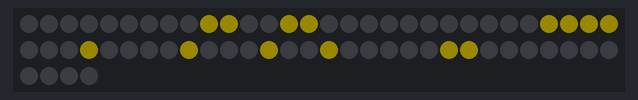
The program below on a simulated ESP32 board running MicroPython. Shown: 64 RGB LEDs in strip order, left to right, continuing on the next row. Dim RGB values are drawn brighter than linear; what the program prints to the serial console is not drawn.

Above: at 3.96 s.
At 8.17 s:
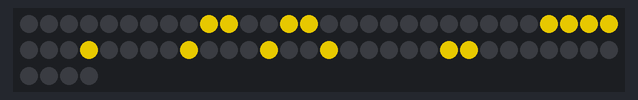
At 12.4 s:
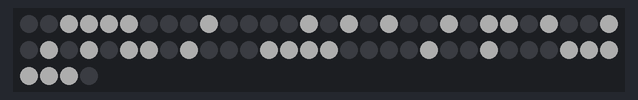
At 20.82 s:
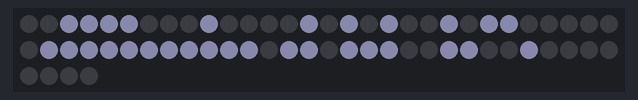
At 29.25 s:
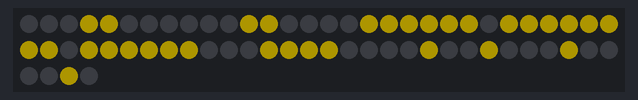
At 37.68 s:
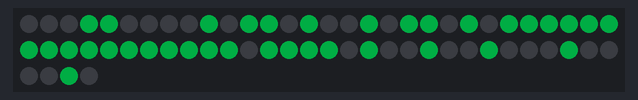

The program:

esp32_emoji.py
```python
# ESP32-C3 + Matrix WS2812B 8x8 - 20 Emoji Animations
# Sin BLE, cicla automaticamente

from machine import Pin
import neopixel
import time
import random
import math

LED_PIN = Pin(2)
NUM_LEDS = 64
MATRIX = 8
np = neopixel.NeoPixel(LED_PIN, NUM_LEDS)

def xy(x, y):
    return y * MATRIX + (MATRIX - 1 - x) if y % 2 else y * MATRIX + x

def clear():
    for i in range(NUM_LEDS):
        np[i] = (0, 0, 0)
    np.write()

def dim(c, f=0.3):
    return tuple(int(v * f) for v in c)

# ===== PIXEL ART (1=prendido, 0=apagado) =====

EMOJIS = {
    "😊 Smiley": {
        "pixels": [
            [0,0,0,0,0,0,0,0],
            [0,1,1,0,0,1,1,0],
            [0,0,0,0,0,0,0,0],
            [0,0,1,1,1,1,0,0],
            [0,1,0,0,0,0,1,0],
            [0,0,1,0,0,1,0,0],
            [0,0,0,1,1,0,0,0],
            [0,0,0,0,0,0,0,0],
        ],
        "color": (255, 220, 0),
    },
    "💀 Skull": {
        "pixels": [
            [0,0,1,1,1,1,0,0],
            [0,1,0,0,0,0,1,0],
            [1,0,1,0,0,1,0,1],
            [1,0,1,0,0,1,0,1],
            [0,1,0,1,1,0,1,0],
            [0,0,1,1,1,1,0,0],
            [0,0,1,0,0,1,0,0],
            [0,1,1,1,1,1,1,0],
        ],
        "color": (255, 255, 255),
    },
    "👻 Ghost": {
        "pixels": [
            [0,0,1,1,1,1,0,0],
            [0,1,0,0,0,0,1,0],
            [1,0,1,0,0,1,0,1],
            [1,0,0,0,0,0,0,1],
            [1,1,1,1,1,1,1,1],
            [1,1,0,1,1,0,1,1],
            [1,0,0,1,1,0,0,1],
            [0,0,0,0,0,0,0,0],
        ],
        "color": (200, 200, 255),
    },
    "⭐ Estrella": {
        "pixels": [
            [0,0,0,1,1,0,0,0],
            [0,0,0,1,1,0,0,0],
            [0,1,1,1,1,1,1,0],
            [1,1,1,1,1,1,1,1],
            [0,1,1,1,1,1,1,0],
            [0,0,1,1,1,1,0,0],
            [0,0,1,0,0,1,0,0],
            [0,1,0,0,0,0,1,0],
        ],
        "color": (255, 220, 0),
    },
    "🕹️ Space Invader": {
        "pixels": [
            [0,0,0,1,1,0,0,0],
            [0,1,0,1,1,0,1,0],
            [0,1,0,1,1,0,1,0],
            [1,1,1,1,1,1,1,1],
            [1,1,1,1,1,1,1,1],
            [1,0,1,1,1,1,0,1],
            [0,0,1,0,0,1,0,0],
            [0,1,0,0,0,0,1,0],
        ],
        "color": (0, 255, 100),
    },
    "☀️ Sol": {
        "pixels": [
            [0,0,1,0,0,1,0,0],
            [1,0,0,1,1,0,0,1],
            [0,1,1,1,1,1,1,0],
            [0,0,1,1,1,1,0,0],
            [0,0,1,1,1,1,0,0],
            [0,1,1,1,1,1,1,0],
            [1,0,0,1,1,0,0,1],
            [0,0,1,0,0,1,0,0],
        ],
        "color": (255, 200, 0),
    },
    "🌙 Luna": {
        "pixels": [
            [0,1,1,1,1,0,0,0],
            [1,0,0,0,1,1,0,0],
            [0,0,0,0,0,1,1,0],
            [0,0,0,0,0,0,1,0],
            [0,0,0,0,0,0,1,0],
            [0,0,0,0,0,1,1,0],
            [0,0,0,1,1,1,0,0],
            [0,0,0,0,0,0,0,0],
        ],
        "color": (255, 255, 180),
    },
    "💎 Diamante": {
        "pixels": [
            [0,0,0,1,1,0,0,0],
            [0,0,1,0,0,1,0,0],
            [0,1,0,0,0,0,1,0],
            [1,0,1,0,0,1,0,1],
            [0,1,0,0,0,0,1,0],
            [0,0,1,0,0,1,0,0],
            [0,0,0,1,1,0,0,0],
            [0,0,0,0,0,0,0,0],
        ],
        "color": (100, 200, 255),
    },
    "👑 Corona": {
        "pixels": [
            [0,1,0,0,0,0,1,0],
            [1,1,1,0,0,1,1,1],
            [1,1,1,1,1,1,1,1],
            [0,1,1,1,1,1,1,0],
            [0,1,1,1,1,1,1,0],
            [0,0,1,1,1,1,0,0],
            [0,0,0,1,1,0,0,0],
            [0,0,0,0,0,0,0,0],
        ],
        "color": (255, 215, 0),
    },
    "🍄 Hongo": {
        "pixels": [
            [0,0,1,1,1,1,0,0],
            [0,1,1,0,0,1,1,0],
            [1,1,0,0,0,0,1,1],
            [1,1,1,1,1,1,1,1],
            [0,0,1,1,1,1,0,0],
            [0,0,1,1,1,1,0,0],
            [0,0,1,1,1,1,0,0],
            [0,0,0,0,0,0,0,0],
        ],
        "color": (255, 50, 50),
    },
    "👽 Alien": {
        "pixels": [
            [0,0,1,1,1,1,0,0],
            [0,1,1,0,0,1,1,0],
            [1,0,0,0,0,0,0,1],
            [1,0,1,0,0,1,0,1],
            [0,1,1,1,1,1,1,0],
            [0,0,1,0,0,1,0,0],
            [0,0,1,0,0,1,0,0],
            [0,1,0,1,1,0,1,0],
        ],
        "color": (100, 255, 100),
    },
    "🏠 Casa": {
        "pixels": [
            [0,0,0,1,1,1,0,0],
            [0,0,1,1,1,1,1,0],
            [0,1,1,1,1,1,1,1],
            [1,1,1,0,0,1,1,1],
            [1,1,1,0,0,1,1,1],
            [1,1,1,1,1,1,1,1],
            [1,1,1,1,1,1,1,1],
            [0,1,1,0,0,1,1,0],
        ],
        "color": (180, 100, 50),
    },
    "🚗 Auto": {
        "pixels": [
            [0,0,1,1,1,1,0,0],
            [0,1,0,0,0,0,1,0],
            [0,0,0,0,0,0,0,0],
            [1,1,1,1,1,1,1,1],
            [0,1,0,0,0,0,1,0],
            [1,1,0,1,1,0,1,1],
            [0,0,1,0,0,1,0,0],
            [0,0,0,0,0,0,0,0],
        ],
        "color": (255, 80, 80),
    },
    "🏆 Trofeo": {
        "pixels": [
            [0,0,1,1,1,1,0,0],
            [0,1,1,0,0,1,1,0],
            [1,0,0,1,1,0,0,1],
            [0,0,1,0,0,1,0,0],
            [0,0,1,0,0,1,0,0],
            [0,0,1,1,1,1,0,0],
            [0,0,1,1,1,1,0,0],
            [1,1,1,1,1,1,1,1],
        ],
        "color": (255, 200, 0),
    },
    "☂️ Paraguas": {
        "pixels": [
            [0,1,1,1,1,1,1,0],
            [1,0,1,0,1,0,1,0],
            [1,1,1,1,1,1,1,1],
            [0,0,0,1,1,0,0,0],
            [0,0,0,1,1,0,0,0],
            [0,0,0,1,1,0,0,0],
            [0,0,1,0,0,1,0,0],
            [0,1,0,0,0,0,0,0],
        ],
        "color": (80, 80, 255),
    },
    "🤖 Robot": {
        "pixels": [
            [0,1,1,1,1,1,1,0],
            [1,0,1,0,0,1,0,1],
            [1,0,0,1,1,0,0,1],
            [0,1,1,1,1,1,1,0],
            [0,0,1,0,0,1,0,0],
            [0,1,1,0,0,1,1,0],
            [0,1,0,0,0,0,1,0],
            [0,1,1,0,0,1,1,0],
        ],
        "color": (180, 180, 180),
    },
    "🔫 Pistola Laser": {
        "pixels": [
            [1,1,0,0,0,0,0,0],
            [1,1,0,1,1,1,0,0],
            [1,1,1,1,1,1,0,0],
            [1,1,1,1,1,1,0,0],
            [1,1,1,1,1,1,0,0],
            [1,1,0,1,1,1,0,0],
            [1,1,0,0,0,0,0,0],
            [0,0,0,0,0,0,0,0],
        ],
        "color": (255, 100, 100),
    },
    "🎵 Nota Musical": {
        "pixels": [
            [0,0,1,1,0,0,0,0],
            [0,0,1,0,1,0,0,0],
            [0,0,1,0,0,1,0,0],
            [0,0,1,0,0,1,0,0],
            [0,0,1,0,0,1,0,0],
            [0,1,1,0,0,1,0,0],
            [1,1,1,1,1,1,0,0],
            [1,1,1,1,1,1,0,0],
        ],
        "color": (255, 100, 200),
    },
    "✖️ Calavera Pirata": {
        "pixels": [
            [0,0,1,1,1,1,0,0],
            [0,1,0,0,0,0,1,0],
            [1,0,1,0,1,0,0,1],
            [1,0,0,0,0,0,0,1],
            [0,1,0,0,0,0,1,0],
            [0,0,1,1,1,1,0,0],
            [0,0,1,0,0,1,0,0],
            [0,1,0,1,1,0,1,0],
        ],
        "color": (255, 255, 255),
    },
}

# ===== ANIMATION EFFECTS =====

def wheel(pos):
    pos = pos % 256
    if pos < 85:
        return (255 - pos * 3, pos * 3, 0)
    elif pos < 170:
        pos -= 85
        return (0, 255 - pos * 3, pos * 3)
    else:
        pos -= 170
        return (pos * 3, 0, 255 - pos * 3)

def draw_emoji(pixels, color, brightness=1.0):
    c = tuple(int(v * brightness) for v in color)
    for y in range(8):
        for x in range(8):
            np[xy(x, y)] = c if pixels[y][x] else (0, 0, 0)
    np.write()

def show_text_scroll(text, color, delay=0.08):
    font = {
        'A': [[0,1,1,0],[1,0,0,1],[1,1,1,1],[1,0,0,1],[1,0,0,1]],
        'B': [[1,1,1,0],[1,0,0,1],[1,1,1,0],[1,0,0,1],[1,1,1,0]],
        'C': [[0,1,1,1],[1,0,0,0],[1,0,0,0],[1,0,0,0],[0,1,1,1]],
        'D': [[1,1,1,0],[1,0,0,1],[1,0,0,1],[1,0,0,1],[1,1,1,0]],
        'E': [[1,1,1,1],[1,0,0,0],[1,1,1,0],[1,0,0,0],[1,1,1,1]],
        'F': [[1,1,1,1],[1,0,0,0],[1,1,1,0],[1,0,0,0],[1,0,0,0]],
        'G': [[0,1,1,1],[1,0,0,0],[1,0,1,1],[1,0,0,1],[0,1,1,0]],
        'H': [[1,0,0,1],[1,0,0,1],[1,1,1,1],[1,0,0,1],[1,0,0,1]],
        'I': [[1,1,1],[0,1,0],[0,1,0],[0,1,0],[1,1,1]],
        'J': [[0,0,1,1],[0,0,0,1],[0,0,0,1],[1,0,0,1],[0,1,1,0]],
        'K': [[1,0,0,1],[1,0,1,0],[1,1,0,0],[1,0,1,0],[1,0,0,1]],
        'L': [[1,0,0,0],[1,0,0,0],[1,0,0,0],[1,0,0,0],[1,1,1,1]],
        'M': [[1,0,0,0,1],[1,1,0,1,1],[1,0,1,0,1],[1,0,0,0,1],[1,0,0,0,1]],
        'N': [[1,0,0,1],[1,1,0,1],[1,0,1,1],[1,0,0,1],[1,0,0,1]],
        'O': [[0,1,1,0],[1,0,0,1],[1,0,0,1],[1,0,0,1],[0,1,1,0]],
        'P': [[1,1,1,0],[1,0,0,1],[1,1,1,0],[1,0,0,0],[1,0,0,0]],
        'Q': [[0,1,1,0],[1,0,0,1],[1,0,1,1],[0,1,1,0],[0,0,0,1]],
        'R': [[1,1,1,0],[1,0,0,1],[1,1,1,0],[1,0,1,0],[1,0,0,1]],
        'S': [[0,1,1,1],[1,0,0,0],[0,1,1,0],[0,0,0,1],[1,1,1,0]],
        'T': [[1,1,1,1,1],[0,0,1,0,0],[0,0,1,0,0],[0,0,1,0,0],[0,0,1,0,0]],
        'U': [[1,0,0,1],[1,0,0,1],[1,0,0,1],[1,0,0,1],[0,1,1,0]],
        'V': [[1,0,0,0,1],[1,0,0,0,1],[0,1,0,1,0],[0,1,0,1,0],[0,0,1,0,0]],
        'W': [[1,0,0,0,1],[1,0,1,0,1],[1,0,1,0,1],[1,0,1,0,1],[0,1,0,1,0]],
        'X': [[1,0,0,1],[0,1,1,0],[0,0,1,0],[0,1,1,0],[1,0,0,1]],
        'Y': [[1,0,0,1],[0,1,1,0],[0,0,1,0],[0,0,1,0],[0,0,1,0]],
        'Z': [[1,1,1,1],[0,0,0,1],[0,1,1,0],[1,0,0,0],[1,1,1,1]],
        ' ': [[0,0,0],[0,0,0],[0,0,0],[0,0,0],[0,0,0]],
        '!': [[1],[0],[1],[1],[1]],
    }

    col = 8
    offset = 0
    text_width = sum(len(font.get(ch.upper(), [[0]]*5)[0]) + 1 for ch in text)

    for _ in range(text_width + 16):
        clear()
        ox = col - offset
        for ch in text.upper():
            glyph = font.get(ch, [[0,0,0],[0,0,0],[0,0,0],[0,0,0],[0,0,0]])
            gw = len(glyph[0])
            for gy in range(5):
                for gx in range(gw):
                    if glyph[gy][gx]:
                        px = ox + gx
                        py = gy + 1
                        if 0 <= px < 8 and 0 <= py < 8:
                            np[xy(px, py)] = color
            ox += gw + 1
        np.write()
        offset += 1
        time.sleep(delay)


# ===== MAIN =====

def main():
    names = list(EMOJIS.keys())
    clear()

    print("=" * 40)
    print("Matrix 8x8 - 20 Emoji Animations")
    print("=" * 40)

    # Intro scroll
    show_text_scroll("EMOJIS!", (0, 255, 200), 0.06)
    time.sleep(0.5)

    i = 0
    while True:
        name = names[i % len(names)]
        emoji = EMOJIS[name]
        print(f"[{i+1}] {name}")

        # Flash in effect
        clear()
        for step in range(10):
            b = step / 10.0
            for y in range(8):
                for x in range(8):
                    if emoji["pixels"][y][x]:
                        np[xy(x, y)] = tuple(int(v * b) for v in emoji["color"])
            np.write()
            time.sleep(0.03)

        # Pulse effect
        for _ in range(15):
            for p in [0.7, 1.0, 0.85, 1.0]:
                for y in range(8):
                    for x in range(8):
                        if emoji["pixels"][y][x]:
                            np[xy(x, y)] = tuple(int(v * p) for v in emoji["color"])
                        else:
                            np[xy(x, y)] = (0, 0, 0)
                np.write()
                time.sleep(0.12)

        # Fade out
        for step in range(8, -1, -1):
            b = step / 8.0
            for y in range(8):
                for x in range(8):
                    if emoji["pixels"][y][x]:
                        np[xy(x, y)] = tuple(int(v * b) for v in emoji["color"])
            np.write()
            time.sleep(0.04)

        i += 1
        time.sleep(0.2)


if __name__ == "__main__":
    main()
```
